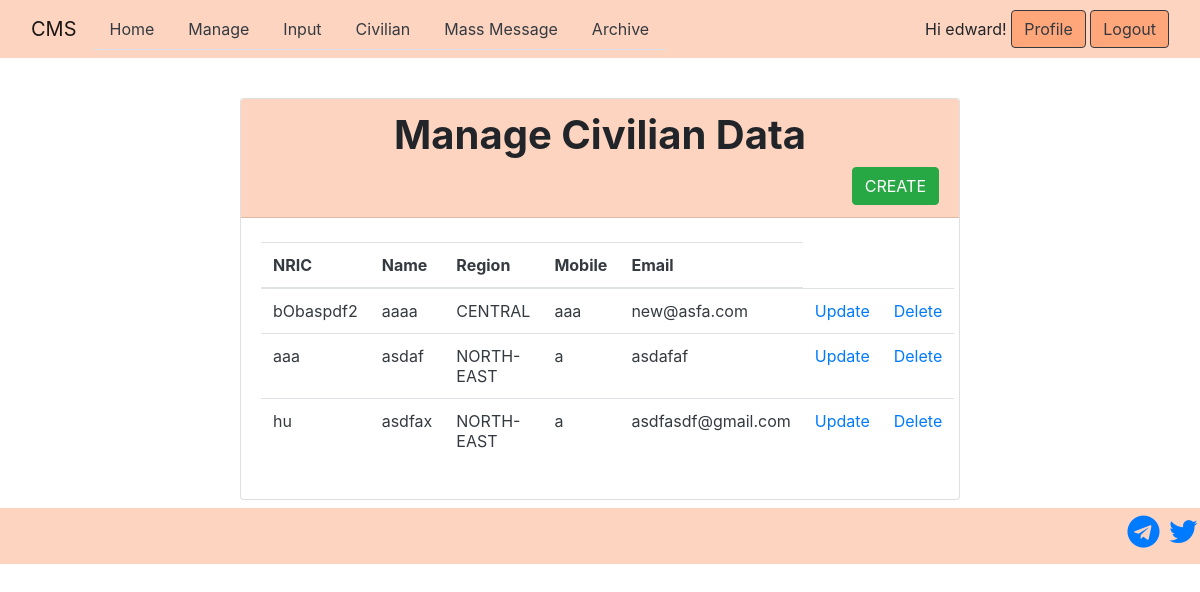
/manage_data/ (signed in), run on an earlier commit of the app's database.
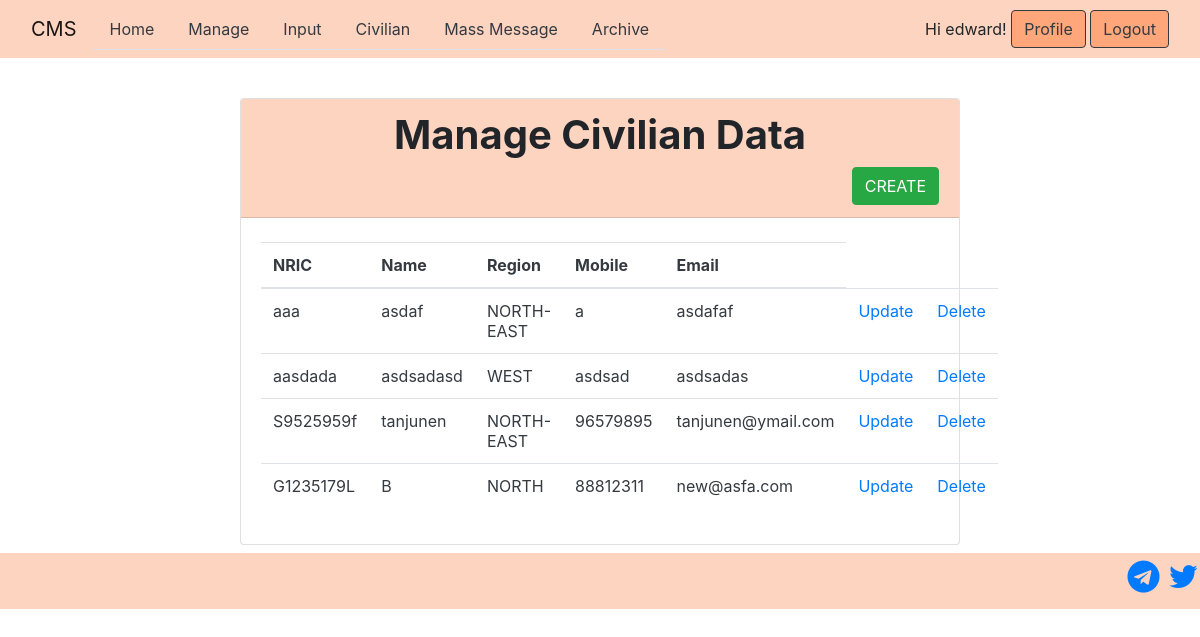
And on a later commit of the database.
### CMSApp/models.py (models this page shows, shortened)
class CivilianData(models.Model):
    nric = models.CharField(max_length=9, unique=True)
    name = models.CharField(max_length=120)
    region = models.CharField(max_length=60)
    mobile = models.CharField(max_length=8)
    email = models.CharField(max_length=50)

### CMSApp/views.py (the view)
# urls.py: url(r'^manage_data/$', views.manage_public, name='manage'),
@login_required
def manage_public(request):
    civ_list = CivilianData.objects.all()
    return render(request, "CMSApp/manage_civ.html", {'civ_list' : civ_list})

### CMSApp/template/CMSApp/manage_civ.html
{% extends "base.html" %}
{% block content %}
<div class="card mx-auto" style="width: 45rem;" >
    <div class="card-header " style="background-color:#fdd4c0">
        <div class="col" align="center">
            <h1><b>Manage Civilian Data</b></h1>
        </div>
        <div class="row">
            <div class="col" align="right">
                <a href="{% url 'CMSApp:add_public' %}" class="btn btn-success">CREATE</a>
            </div>
        </div>
    </div>
    <div class="card-body ">
        <div style="height:4px">&nbsp;</div>
        <div class="row">
            <div class="col">
                <table class="table text-dark">
                    <thead>
                        <tr>
                            <th>NRIC</th>
                            <th>Name</th>
                            <th>Region</th>
                            <th>Mobile</th>
                            <th>Email</th>
                        </tr>
                    </thead>
                    {% for civ in civ_list %}
                        <tr>
                            <td>{{ civ.nric }}</td>
                            <td>{{ civ.name }}</td>
                            <td>{{ civ.region }}</td>
                            <td>{{ civ.mobile }}</td>
                            <td>{{ civ.email }}</td>
                            <td><a href="{% url 'CMSApp:update_public' civ.pk %}">Update</a></td>
                            <td><a href="{% url 'CMSApp:delete_public' civ.pk %}">Delete</a></td>
                        </tr>
                    {% endfor %}
                </table>
            </div>
        </div>
        </div>
    </div>
</div>
{% endblock %}

What changed in the data, as far as the page shows it:
removed CivilianData: nric "bObaspdf2", name "aaaa", region "CENTRAL", mobile "aaa", email "new@asfa.com"
removed CivilianData: nric "hu", name "asdfax", region "NORTH-EAST", mobile "a", email "asdfasdf@gmail.com"
added CivilianData: nric "aasdada", name "asdsadasd", region "WEST", mobile "asdsad", email "asdsadas"
added CivilianData: nric "S9525959f", name "tanjunen", region "NORTH-EAST", mobile "96579895", email "tanjunen@ymail.com"
added CivilianData: nric "G1235179L", name "B", region "NORTH", mobile "88812311", email "new@asfa.com"
